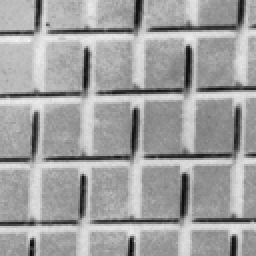
#> input picture images/c001_004.png, 128 x 128 px (shown 2 times larger)
$ python simulation.py
#> lines starting #> are read from the running program, lines starting #| are printed output that depends on the picture
### surface.py
import functools
import imghdr
import numpy as np
from skimage import io
from skimage import transform
from scipy.ndimage import gaussian_filter


class Surface:
    def __init__(self, filename, n_region):
        self.level = None
        self.x_idxs, self.y_idxs = (None, None)
        self.n_region = n_region

        if imghdr.what(filename):
            self.from_file(filename)
        else:
            self.from_data(filename)

    def from_file(self, filename):
        """
        Create a surface level by reading an image file.
        The image is converted into grayscale.
        """
#> called with filename = 'images/c001_004.png'
        self.level = io.imread(filename, as_gray=True)
#> self.level is the input picture: shape (128, 128); min 3, max 244, mean 160.9
        self.level = transform.resize(self.level, (224, 224))
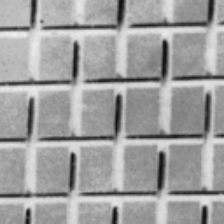
#> self.level: shape (224, 224) float64; min 0.0288, max 0.944, mean 0.631
        self.level = self.level * 255
        self.level = self.level.astype(int)
        self.x_idxs, self.y_idxs = self.idxs_region()

    # [15 lines left out: functions from_data, reduce_height, not called in this run]

    def filter_level(self):
        self.level = gaussian_filter(self.level, sigma=3)

    def idxs_region(self):
        rows, columns = self.level.shape
#> rows = 224; columns = 224
        m = self.n_region // 2
        xs = list(range(rows - m, rows)) + list(range(rows)) + list(range(m))
        ys = list(range(columns - m, columns)) + list(range(columns)) + list(range(m))
        x_idxs, y_idxs = np.meshgrid(xs, ys, indexing='ij')
        return x_idxs, y_idxs

    # [11 lines left out: function region_idxs, not called in this run]

    def __repr__(self):
        class_name = type(self).__name__
        return f'{class_name}\n<{self.level!r}>'

### water.py
import numpy as np

import util


class Water:
    INIT_LEVEL = 1
    INIT_ENERGY = 10
    MOVE_LEVEL = 1
    MOVE_ENERGY = 1

    def __init__(self, shape, evaporate=False):
#> (the run stopped early here; a loop or call above may not have finished)
